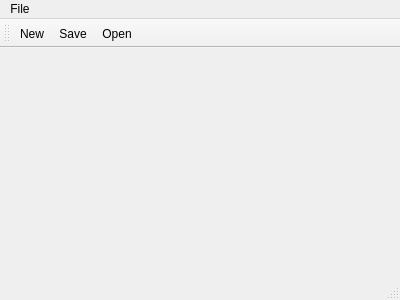
<?xml version="1.0" encoding="UTF-8"?>
<ui version="4.0">
 <class>MainWindow</class>
 <widget class="QMainWindow" name="MainWindow">
  <property name="geometry">
   <rect>
    <x>0</x>
    <y>0</y>
    <width>400</width>
    <height>300</height>
   </rect>
  </property>
  <property name="windowTitle">
   <string>MainWindow</string>
  </property>
  <widget class="QWidget" name="centralWidget"/>
  <widget class="QMenuBar" name="menuBar">
   <property name="geometry">
    <rect>
     <x>0</x>
     <y>0</y>
     <width>400</width>
     <height>25</height>
    </rect>
   </property>
   <widget class="QMenu" name="menuFile">
    <property name="title">
     <string>File</string>
    </property>
    <addaction name="actionNew"/>
    <addaction name="actionOpen"/>
    <addaction name="actionSave"/>
   </widget>
   <addaction name="menuFile"/>
  </widget>
  <widget class="QToolBar" name="mainToolBar">
   <attribute name="toolBarArea">
    <enum>TopToolBarArea</enum>
   </attribute>
   <attribute name="toolBarBreak">
    <bool>false</bool>
   </attribute>
   <addaction name="actionNew"/>
   <addaction name="actionSave"/>
   <addaction name="actionOpen"/>
  </widget>
  <widget class="QStatusBar" name="statusBar"/>
  <action name="actionNew">
   <property name="icon">
    <iconset resource="MyRsc.qrc">
     <normaloff>:/images/wallpaper-1967838.png</normaloff>:/images/wallpaper-1967838.png</iconset>
   </property>
   <property name="text">
    <string>New</string>
   </property>
  </action>
  <action name="actionOpen">
   <property name="icon">
    <iconset resource="MyRsc.qrc">
     <normaloff>:/images/2748Ragnarok_biolab.jpg</normaloff>:/images/2748Ragnarok_biolab.jpg</iconset>
   </property>
   <property name="text">
    <string>Open</string>
   </property>
  </action>
  <action name="actionSave">
   <property name="icon">
    <iconset resource="MyRsc.qrc">
     <normaloff>:/images/wallpaper-1967838.png</normaloff>:/images/wallpaper-1967838.png</iconset>
   </property>
   <property name="text">
    <string>Save</string>
   </property>
  </action>
 </widget>
 <layoutdefault spacing="6" margin="11"/>
 <resources>
  <include location="MyRsc.qrc"/>
 </resources>
 <connections/>
</ui>
